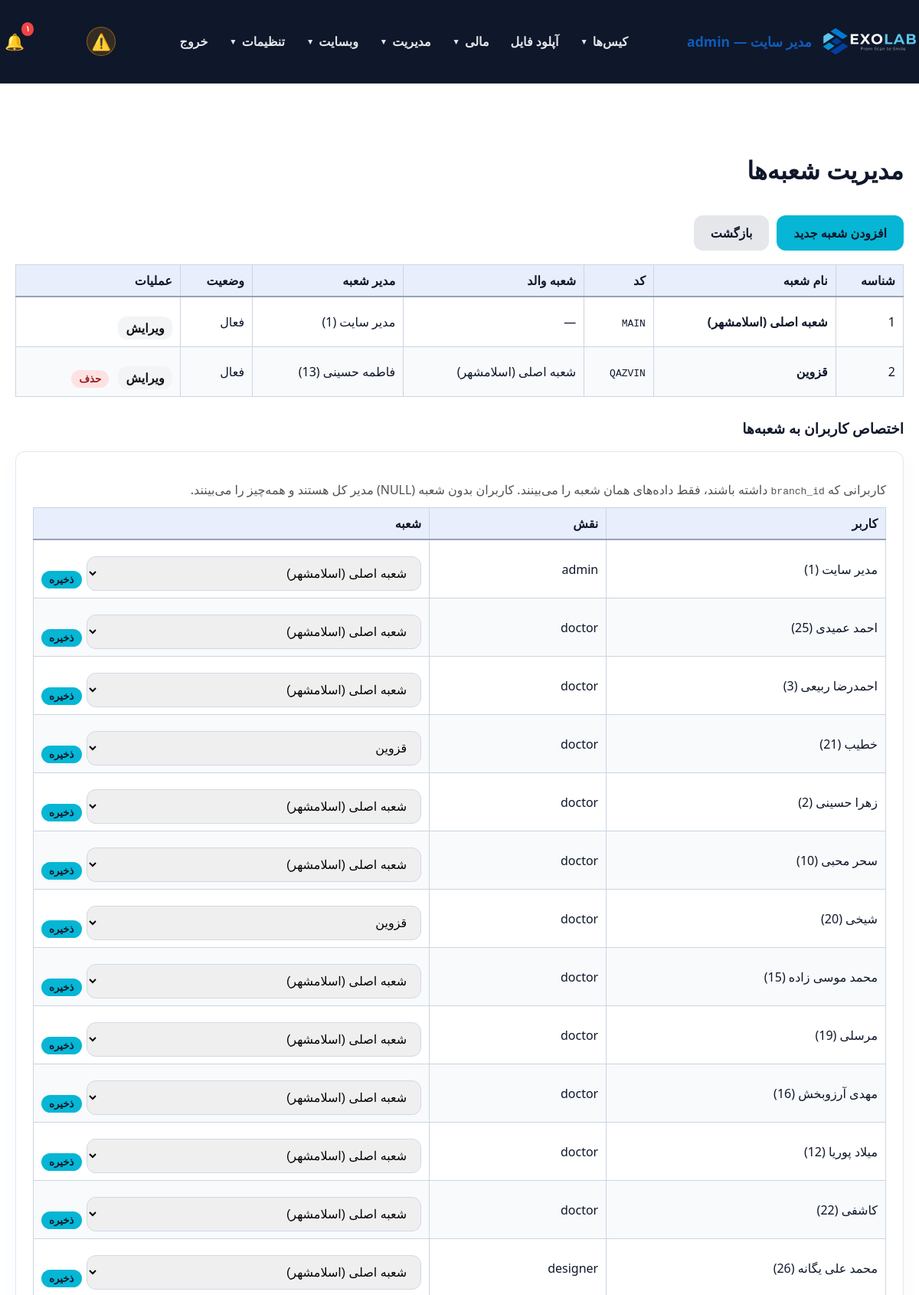
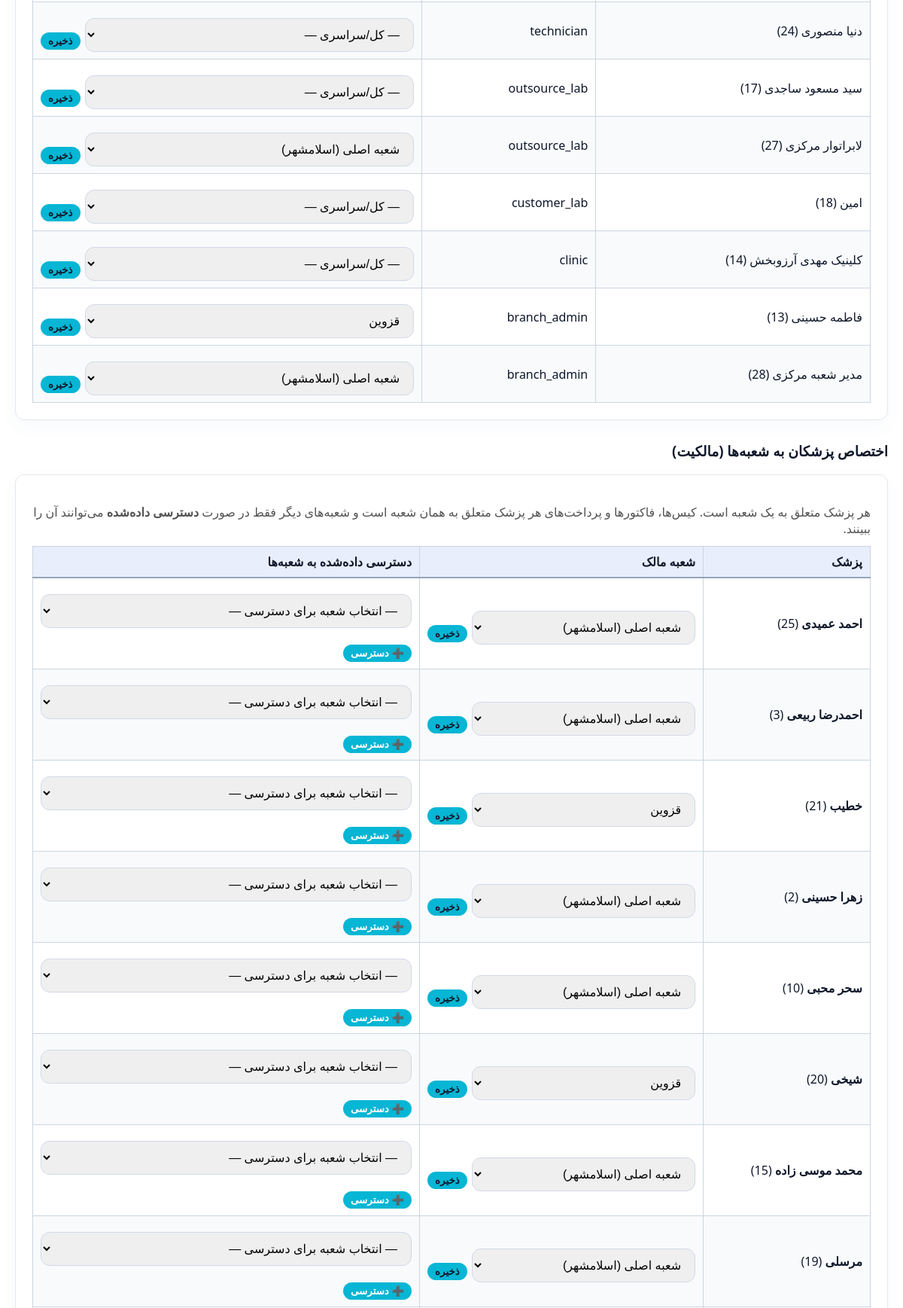
/panel/branches.php (signed in, upper part), run on the app's committed database (2 pictures, top to bottom).
### tables this page shows
CREATE TABLE `users` (
  `id` int(11) NOT NULL AUTO_INCREMENT,
  `username` varchar(100) NOT NULL,
  `password_hash` varchar(255) NOT NULL,
  `full_name` varchar(255) NOT NULL,
  `email` varchar(255) DEFAULT NULL,
  `phone` varchar(20) DEFAULT NULL,
  `role` enum('admin','doctor','staff','secretary','designer','technician','operator','powder','courier','finance','outsource_lab','customer_lab','partner_lab','clinic','branch_admin') NOT NULL DEFAULT 'staff',
  `branch_id` int(11) DEFAULT NULL,
  `clinic_id` int(11) DEFAULT NULL,
  `lab_id` int(11) DEFAULT NULL,
  `is_designer` tinyint(1) NOT NULL DEFAULT 0,
  `is_default_designer` tinyint(1) NOT NULL DEFAULT 0,
  `active` tinyint(1) DEFAULT 1,
  `last_login` datetime DEFAULT NULL,
  `created_at` datetime DEFAULT current_timestamp(),
  `updated_at` datetime DEFAULT current_timestamp() ON UPDATE current_timestamp(),
  `notes` text DEFAULT NULL,
  PRIMARY KEY (`id`),
  UNIQUE KEY `username` (`username`),
  KEY `idx_users_clinic_id` (`clinic_id`),
  KEY `idx_users_is_designer` (`is_designer`),
  CONSTRAINT `fk_users_clinic` FOREIGN KEY (`clinic_id`) REFERENCES `users` (`id`) ON DELETE SET NULL ON UPDATE CASCADE
);

CREATE TABLE `branches` (
  `id` int(11) NOT NULL AUTO_INCREMENT,
  `parent_id` int(11) DEFAULT NULL,
  `name` varchar(255) NOT NULL,
  `code` varchar(50) DEFAULT NULL,
  `owner_user_id` int(11) DEFAULT NULL,
  `active` tinyint(1) NOT NULL DEFAULT 1,
  `created_at` timestamp NOT NULL DEFAULT current_timestamp(),
  `updated_at` timestamp NOT NULL DEFAULT current_timestamp() ON UPDATE current_timestamp(),
  PRIMARY KEY (`id`),
  KEY `parent_id` (`parent_id`),
  KEY `owner_user_id` (`owner_user_id`)
);

### panel/db.php (called while the page is built, shortened)
<?php
function db() {
    static $pdo = null;
    if ($pdo === null) {
        try {
            $pdo = Connection::getInstance();
        } catch (Throwable $e) {
            $dbFailMsg = 'db connection failed: ' . $e->getMessage();
            if (function_exists('exolab_log_throttled')) {
                exolab_log_throttled('db_connect_failed', $dbFailMsg, 60);
            } else {
                error_log($dbFailMsg);
            }
            try {
                Connection::reset();
                usleep(150000);
                $pdo = Connection::getInstance();
            } catch (Throwable $e2) {
                $dbFailMsg2 = 'db connection retry failed: ' . $e2->getMessage();
                if (function_exists('exolab_log_throttled')) {
                    exolab_log_throttled('db_connect_failed_retry', $dbFailMsg2, 60);
                } else {
                    error_log($dbFailMsg2);
                }
                dbConnectionFailedResponse();
            }
        }
    }
    return $pdo;
}
function canManageScanAppointments(?array $user = null): bool {
    $user = $user ?: (function_exists('current_user') ? current_user() : null);
    $role = (string) ($user['role'] ?? '');
    if (in_array($role, ['admin', 'branch_admin', 'technician', 'secretary', 'staff'], true)) return true;
    return false;
}
function canViewScanBodyLibrary(?array $user = null): bool {
    $user = $user ?: (function_exists('current_user') ? current_user() : null);
    if (is_admin()) return true;
    return false;
}
function getBranch(int $id): ?array {
    $stmt = db()->prepare('SELECT b.*, u.full_name AS owner_name FROM branches b LEFT JOIN users u ON b.owner_user_id = u.id WHERE b.id = ?');
    $stmt->execute([$id]);
    $row = $stmt->fetch();
    return $row ?: null;
}
function getAllBranches(): array {
    $stmt = db()->query('SELECT b.*, u.full_name AS owner_name FROM branches b LEFT JOIN users u ON b.owner_user_id = u.id ORDER BY b.id ASC');
    return $stmt->fetchAll();
}
function getUnreadNotificationCount(int $userId): int {
    $stmt = db()->prepare('SELECT COUNT(*) FROM notifications WHERE user_id = ? AND is_read = 0');
    $stmt->execute([$userId]);
    return (int) $stmt->fetchColumn();
}

### includes/helpers.php (called while the page is built, shortened)
<?php
function toPersianDigits($input) {
    $numbers = ['0','1','2','3','4','5','6','7','8','9'];
    $persian = ['۰','۱','۲','۳','۴','۵','۶','۷','۸','۹'];
    return str_replace($numbers, $persian, $input);
}

### panel/branches.php (the view, shortened to what this page needs)
<?php
require_once __DIR__ . '/auth.php';
require_root_admin();
$branches = getAllBranches();
$ownerCandidates = db()->query("
    SELECT u.id, u.full_name, u.role, u.branch_id
    FROM users u
    WHERE u.active = 1
    ORDER BY u.role ASC, u.full_name ASC
")->fetchAll();
panel_layout_start('مدیریت شعبه‌ها');
?>
<div style="margin-bottom: 18px; display:flex; gap:10px; flex-wrap:wrap;">
    <a class="btn" href="branch_form.php">افزودن شعبه جدید</a>
    <a class="btn" href="dashboard.php" style="background:#E5E7EB; color:#0F172A;">بازگشت</a>
</div>
<?php if (empty($branches)): ?>
    <p class="empty">هیچ شعبه‌ای یافت نشد.</p>
<?php else: ?>
<div style="overflow-x:auto;">
<table class="datatable display">
    <thead>
    <tr>
        <th>شناسه</th>
        <th>نام شعبه</th>
        <th>کد</th>
        <th>شعبه والد</th>
        <th>مدیر شعبه</th>
        <th>وضعیت</th>
        <th>عملیات</th>
    </tr>
    </thead>
    <tbody>
    <?php foreach ($branches as $b):
        $parent = $b['parent_id'] ? getBranch((int) $b['parent_id']) : null;
    ?>
        <tr>
            <td><?= (int) $b['id'] ?></td>
            <td><strong><?= htmlspecialchars($b['name']) ?></strong></td>
            <td><code><?= htmlspecialchars($b['code'] ?? '') ?></code></td>
            <td><?= $parent ? htmlspecialchars($parent['name']) : '—' ?></td>
            <td><?= htmlspecialchars($b['owner_name'] ?? '—') ?> (<?= htmlspecialchars($b['owner_user_id'] ?? '—') ?>)</td>
            <td><?= $b['active'] ? 'فعال' : 'غیرفعال' ?></td>
            <td class="actions">
                <a class="btn" href="branch_form.php?id=<?= (int) $b['id'] ?>" style="background:#F3F4F6; color:#111; padding:4px 10px; text-decoration:none;">ویرایش</a>
                <?php if ((int) $b['id'] !== 1): ?>
                <form method="post" action="delete_branch.php" style="display:inline;" onsubmit="return confirm('حذف شعبه؟ کیس‌ها و اسناد آن به شعبه اصلی منتقل نمی‌شوند.');">
                    <button class="btn" style="background:#fee2e2; color:#991b1b; padding:4px 10px;">حذف</button>
                </form>
                <?php endif; ?>
            </td>
        </tr>
    <?php endforeach; ?>
    </tbody>
</table>
</div>
<?php endif; ?>
<h3 style="margin-top:28px;">اختصاص کاربران به شعبه‌ها</h3>
<div class="form-card" style="margin-top:12px;">
    <p style="color:#525252; margin-bottom:12px;">کاربرانی که <code>branch_id</code> داشته باشند، فقط داده‌های همان شعبه را می‌بینند. کاربران بدون شعبه (NULL) مدیر کل هستند و همه‌چیز را می‌بینند.</p>
    <div class="table-scroll">
    <table class="display" style="width:100%">
        <thead>
        <tr>
            <th>کاربر</th>
            <th>نقش</th>
            <th>شعبه</th>
        </tr>
        </thead>
        <tbody>
        <?php foreach ($ownerCandidates as $u): ?>
            <tr>
                <td><?= htmlspecialchars($u['full_name']) ?> (<?= (int) $u['id'] ?>)</td>
                <td><?= htmlspecialchars($u['role']) ?></td>
                <td>
                    <form method="post" action="save_user_branch.php" style="display:flex; gap:6px; align-items:center;">
                        <select name="branch_id" style="min-width:180px;">
                            <option value="">— کل/سراسری —</option>
                            <?php foreach ($branches as $b): ?>
                                <option value="<?= (int) $b['id'] ?>" <?= (int) ($u['branch_id'] ?? 0) === (int) $b['id'] ? 'selected' : '' ?>><?= htmlspecialchars($b['name']) ?></option>
                            <?php endforeach; ?>
                        </select>
                        <button class="btn" style="padding:4px 10px;">ذخیره</button>
                    </form>
                </td>
            </tr>
        <?php endforeach; ?>
        </tbody>
    </table>
    </div>
</div>
<h3 style="margin-top:28px;">اختصاص پزشکان به شعبه‌ها (مالکیت)</h3>
<div class="form-card" style="margin-top:12px;">
    <p style="color:#525252; margin-bottom:12px;">هر پزشک متعلق به یک شعبه است. کیس‌ها، فاکتورها و پرداخت‌های هر پزشک متعلق به همان شعبه است و شعبه‌های دیگر فقط در صورت <strong>دسترسی داده‌شده</strong> می‌توانند آن را ببینند.</p>
    <?php $allDoctors = db()->query('SELECT id, full_name, branch_id FROM users WHERE role = "doctor" AND active = 1 ORDER BY full_name')->fetchAll(); ?>
    <?php if (empty($allDoctors)): ?>
        <p class="empty">پزشکی ثبت نشده است.</p>
    <?php else: ?>
    <table class="display" style="width:100%">
        <thead>
        <tr>
            <th>پزشک</th>
            <th>شعبه مالک</th>
            <th>دسترسی داده‌شده به شعبه‌ها</th>
        </tr>
        </thead>
        <tbody>
        <?php foreach ($allDoctors as $doc):
            $docOwner = $doc['branch_id'] ? getBranch((int) $doc['branch_id']) : null;
        ?>
            <tr>
                <td><strong><?= htmlspecialchars($doc['full_name']) ?></strong> (<?= (int) $doc['id'] ?>)</td>
                <td>
                    <form method="post" action="save_doctor_branch.php" style="display:flex; gap:6px; align-items:center;">
                        <select name="branch_id" style="min-width:180px;">
                            <?php foreach ($branches as $b): ?>
                                <option value="<?= (int) $b['id'] ?>" <?= (int) ($doc['branch_id'] ?? 0) === (int) $b['id'] ? 'selected' : '' ?>><?= htmlspecialchars($b['name']) ?></option>
                            <?php endforeach; ?>
                        </select>
                        <button class="btn" style="padding:4px 10px;">ذخیره</button>
                    </form>
                </td>
                <td>
                    <form method="post" action="save_branch_doctor_access.php" style="display:flex; gap:6px; align-items:center; flex-wrap:wrap;">
                        <select name="grant_to_branch_id" style="min-width:180px;">
                            <option value="">— انتخاب شعبه برای دسترسی —</option>
                        </select>
                        <button class="btn" style="padding:4px 10px; background:#06B6D4; color:#fff;">➕ دسترسی</button>
                    </form>
                </td>
            </tr>
        <?php endforeach; ?>
        </tbody>
    </table>
    <?php endif; ?>
</div>
<?php panel_layout_end(); ?>

### panel/auth.php (shortened to what this page needs)
<?php
require_once __DIR__ . '/db.php';
require_once __DIR__ . '/../includes/helpers.php';
function current_user() {
    static $user = null;
    if ($user !== null) return $user;
    $stmt = db()->prepare('SELECT * FROM users WHERE id = ? AND active = 1 LIMIT 1');
    $stmt->execute([(int)$_SESSION[USER_SESSION_KEY]]);
    $user = $stmt->fetch();
    return $user;
}
function is_logged_in() {
    return current_user() !== null;
}
function is_admin(): bool {
    $user = current_user();
    return $user['role'] === 'admin' || $user['role'] === 'branch_admin';
}
function is_root_admin(): bool {
    $user = current_user();
    return $user && $user['role'] === 'admin';
}
function has_permission($permission) {
    $user = current_user();
    $perms = $GLOBALS['role_permissions'][$user['role']] ?? [];
    return in_array('*', $perms) || in_array($permission, $perms);
}
function require_login() {
    if (!is_logged_in()) {
        $target = getLoginRedirectUrl();
        if ($target !== '') {
            $_SESSION['login_redirect'] = $target;
        }
        header('Location: login.php');
        exit;
    }
}
function require_root_admin() {
    require_login();
}
function panel_layout_start($title = 'پنل مدیریت') {
    $user = current_user();
    ?>
    <!DOCTYPE html>
    <html lang="fa" dir="rtl">
    <head>
        <link rel="stylesheet" href="../assets/css/style.css">
        <link rel="stylesheet" href="../assets/css/datatables.min.css">
    </head>
    <body>
    <header class="site-header">
        <div class="container" style="justify-content: space-between;">
            <a class="brand" href="dashboard.php">
                <img src="../assets/icons/EXOLAB_LOGO_HORIZENTAL.svg" alt="EXOLAB" class="site-logo">
                <span><?= $user ? htmlspecialchars($user['full_name']) . ' — ' . $user['role'] : 'پنل' ?></span>
            </a>
            <nav class="site-nav" id="siteNav">
                <?php
                $navCanCases  = has_permission('view_all_cases') || has_permission('view_own_cases') || has_permission('view_assigned_cases') || has_permission('view_clinic_cases') || has_role('designer');
                $navCanUpload = $user && in_array($user['role'] ?? '', ['doctor', 'designer', 'admin', 'branch_admin', 'clinic', 'lab', 'outsource_lab', 'customer_lab', 'partner_lab'], true);
                $navCanInv    = has_permission('view_invoices') || has_permission('view_clinic_invoices') || has_permission('view_own_invoices') || is_admin();
                $navCanPay    = has_permission('view_own_payments') || has_permission('view_clinic_payments') || has_permission('view_payments') || is_admin();
                $navIsAdmin   = is_admin();
                $navIsRoot    = is_root_admin();
                ?>
                <?php if ($navCanCases): ?>
                    <div class="nav-group">
                        <button type="button" class="nav-group-toggle" onclick="toggleNavGroup(this)">کیس‌ها <span class="caret">▼</span></button>
                    </div>
                <?php endif; ?>
                <?php if ($navCanUpload): ?>
                    <a class="nav-link" href="uploads.php">آپلود فایل</a>
                <?php endif; ?>
                <?php if ($navCanInv || $navCanPay || $navIsAdmin): ?>
                    <div class="nav-group">
                        <button type="button" class="nav-group-toggle" onclick="toggleNavGroup(this)">مالی <span class="caret">▼</span></button>
                    </div>
                <?php endif; ?>
                <?php if ($navIsAdmin): ?>
                    <div class="nav-group">
                        <button type="button" class="nav-group-toggle" onclick="toggleNavGroup(this)">مدیریت <span class="caret">▼</span></button>
                    </div>
                    <div class="nav-group">
                        <button type="button" class="nav-group-toggle" onclick="toggleNavGroup(this)">وبسایت <span class="caret">▼</span></button>
                    </div>
                <?php endif; ?>
                <?php if ($navIsRoot || $user): ?>
                    <div class="nav-group">
                        <button type="button" class="nav-group-toggle" onclick="toggleNavGroup(this)">تنظیمات <span class="caret">▼</span></button>
                    </div>
                <?php endif; ?>
                <a class="nav-link" href="logout.php">خروج</a>
            </nav>
            <?php if ($user): $notifCount = getUnreadNotificationCount($user['id']); $notifImportantCount = getUnreadImportantNotificationCount($user['id']); ?>
                <a href="notifications.php?scope=important" class="notif-bell notif-bell-important" title="اعلان‌های مهم (کامنت جدید و تغییر وضعیت)" aria-label="اعلان‌های مهم" style="position:relative; margin-right:6px;">
                    <span class="notif-bell-icon" style="font-size:1.3rem;">⚠️</span>
                </a>
                <a href="notifications.php" class="notif-bell" title="همهٔ اعلان‌ها" aria-label="همهٔ اعلان‌ها" style="position:relative; margin-right:10px;">
                    <span class="notif-bell-icon" style="font-size:1.3rem;">🔔</span>
                    <?php if ($notifCount > 0): ?>
                        <span class="notif-bell-badge badge-normal"><?= toPersianDigits($notifCount > 99 ? '99+' : $notifCount) ?></span>
                    <?php endif; ?>
                </a>
            <?php endif; ?>
        </div>
    </header>
    <main class="section">
        <div class="container">
            <h2><?= htmlspecialchars($title) ?></h2>
    <?php
}
function panel_layout_end() {
    ?>
        </div>
    </main>
    </body>
    </html>
    <?php
}

### data on the page
users: full_name "مدیر سایت", role "admin", branch "1", branch.name "شعبه اصلی (اسلامشهر)", branch.code "MAIN", branch.owner_user_id "1", id "1", branch_id "شعبه اصلی (اسلامشهر)"
users: branch "2", branch.name "قزوین", branch.code "QAZVIN", branches.name "شعبه اصلی (اسلامشهر)", full_name "فاطمه حسینی", branch.owner_user_id "13", id "13", role "branch_admin", branch_id "قزوین"
users: full_name "احمد عمیدی", id "25", role "doctor", branch_id "شعبه اصلی (اسلامشهر)"
users: full_name "احمدرضا ربیعی", id "3", role "doctor", branch_id "شعبه اصلی (اسلامشهر)"
users: full_name "خطیب", id "21", role "doctor", branch_id "قزوین"
users: full_name "زهرا حسینی", id "2", role "doctor", branch_id "شعبه اصلی (اسلامشهر)"
users: full_name "سحر محبی", id "10", role "doctor", branch_id "شعبه اصلی (اسلامشهر)"
users: full_name "شیخی", id "20", role "doctor", branch_id "قزوین"
users: full_name "محمد موسی زاده", id "15", role "doctor", branch_id "شعبه اصلی (اسلامشهر)"
users: full_name "مرسلی", id "19", role "doctor", branch_id "شعبه اصلی (اسلامشهر)"
users: full_name "مهدی آرزوبخش", id "16", role "doctor", branch_id "شعبه اصلی (اسلامشهر)"
users: full_name "میلاد پوریا", id "12", role "doctor", branch_id "شعبه اصلی (اسلامشهر)"
users: full_name "کاشفی", id "22", role "doctor", branch_id "شعبه اصلی (اسلامشهر)"
users: full_name "محمد علی یگانه", id "26", role "designer", branch_id "شعبه اصلی (اسلامشهر)"
users: full_name "دنیا منصوری", id "24", role "technician"
users: full_name "سید مسعود ساجدی", id "17", role "outsource_lab"
users: full_name "لابراتوار مرکزی", id "27", role "outsource_lab", branch_id "شعبه اصلی (اسلامشهر)"
users: full_name "امین", id "18", role "customer_lab"
users: full_name "کلینیک مهدی آرزوبخش", id "14", role "clinic"
users: full_name "مدیر شعبه مرکزی", id "28", role "branch_admin", branch_id "شعبه اصلی (اسلامشهر)"

### other printed values
toPersianDigits($notifCount > 99 ? '99+' : $notifCount) "۱"
$title "مدیریت شعبه‌ها"
